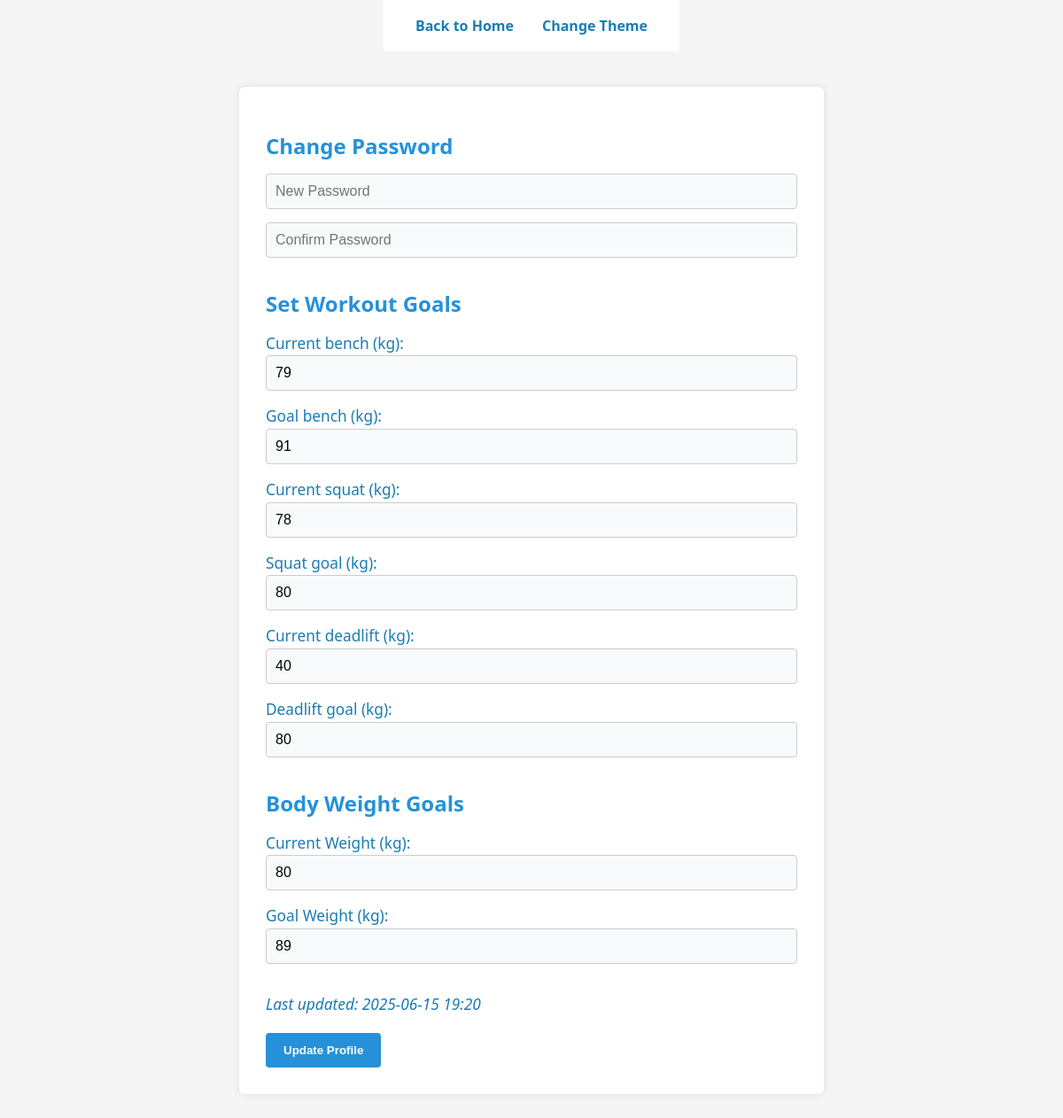
The app's page /profile_settings (signed in), older data.
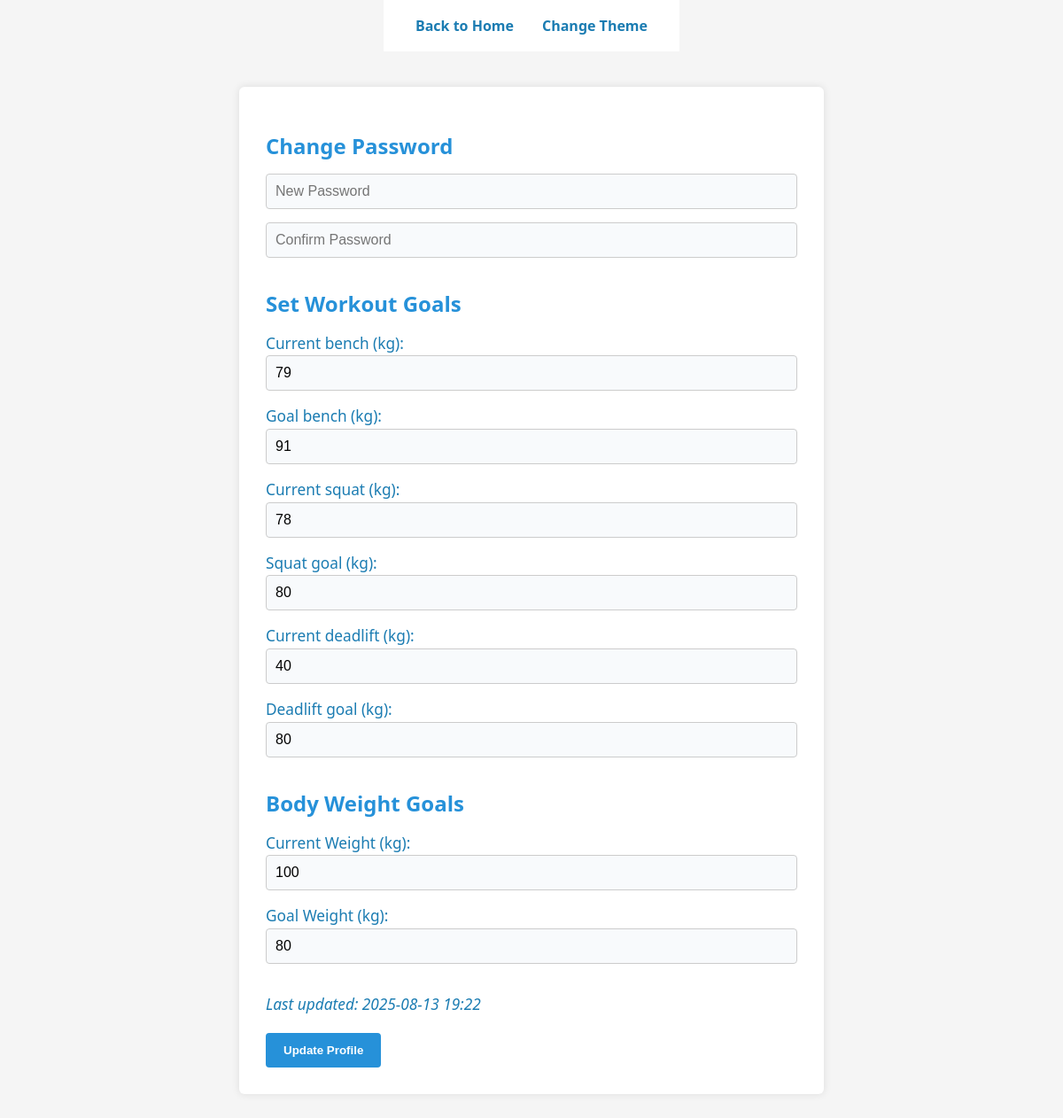
The same page, newer data.
### workout_tracker/database_models.py (models this page shows)
class User(db.Model):
    __tablename__ = 'Users Table'
    ID = db.Column(db.Integer, primary_key=True)
    Username = db.Column(db.String, unique=True, nullable=False)
    password_hash = db.Column(db.String, nullable=False)
    Join_date = db.Column(db.String)
    instructions = db.Column(db.Text)
    description = db.Column(db.Text)
    bench_goal = db.Column(db.Integer)
    squat_goal = db.Column(db.Integer)
    deadlift_goal = db.Column(db.Integer)
    bench_current = db.Column(db.Integer)
    squat_current = db.Column(db.Integer)
    deadlift_current = db.Column(db.Integer)
    recovery_phrase = db.Column(db.Text)
    weight_updated = db.Column(db.String)
    current_weight = db.Column(db.Float)
    goal_weight = db.Column(db.Float)

### workout_tracker/app.py (the view, shortened to what this page needs)
@app.route('/profile_settings', methods=['GET', 'POST'])
def profile_settings():
    if 'user_id' not in session:
        return redirect(url_for('login'))
    user = User.query.get(session['user_id'])
    return render_template('profile_settings.html', user=user)

### templates/profile_settings.html (shortened to what this page needs)
<!DOCTYPE html>
<html lang="en">
<head>
    <link rel="stylesheet" href="{{ url_for('static', filename='css/main_styles.css') }}">
</head>
<body>
<div class="top-nav">
    <div class="nav-left">
        <a href="{{ url_for('home') }}">Back to Home</a>
</div>
<div class="nav-right">
    <a href="{{ url_for('theme') }}">Change Theme</a>
</div>
</div>
<div class="container">
    <form method="POST" onsubmit="return confirmUpdate();">
        <h2>Change Password</h2>
        <input type="password" name="new_password" placeholder="New Password" maxlength="30">
        <input type="password" name="confirm_password" placeholder="Confirm Password" maxlength="30">
        <h2>Set Workout Goals</h2>
        <label>Current bench (kg):</label>
        <input type="number" name="bench_current" value="{{ user.bench_current or '' }}" min="0" max="500" placeholder="Current Bench Press (kg)">
        <label>Goal bench (kg):</label>
        <input type="number" name="bench_goal" value="{{ user.bench_goal or '' }}" min="0" max="500" placeholder="Bench Press Goal (kg)">
        <label>Current squat (kg):</label>
        <input type="number" name="squat_current" value="{{ user.squat_current or '' }}" min="0" max="500" placeholder="Current Squat (kg)">
        <label>Squat goal (kg):</label>
        <input type="number" name="squat_goal" value="{{ user.squat_goal or '' }}" min="0" max="500" placeholder="Squat Goal (kg)">
        <label>Current deadlift (kg):</label>
        <input type="number" name="deadlift_current" value="{{ user.deadlift_current or '' }}" min="0" max="500" placeholder="Current Deadlift (kg)">
        <label>Deadlift goal (kg):</label>
        <input type="number" name="deadlift_goal" value="{{ user.deadlift_goal or '' }}" min="0" max="500" placeholder="Deadlift Goal (kg)">
        <h2>Body Weight Goals</h2>
        <label>Current Weight (kg):</label>
        <input type="number" name="current_weight" step="0.1" min="0" max="500" value="{{ user.current_weight or '' }}" placeholder="Enter your current weight">
        <label>Goal Weight (kg):</label>
        <input type="number" name="goal_weight" step="0.1" min="0" max="500" value="{{ user.goal_weight or '' }}" placeholder="Enter your goal weight">
        {% if user.weight_updated %}
            <p><em>Last updated: {{ user.weight_updated }}</em></p>
        {% endif %}
        <button type="submit">Update Profile</button>
    </form>
</div>
</body>
</html>

### static/css/main_styles.css (style rules this page uses)
:root { --background-color: #f5f5f5; --foreground-color: #ffffff; --primary-color: #2691d9; --primary-hover: #1b7cb2; --text-color: #1b7cb2; --accent-color: #4e54c8; --button-gradient: linear-gradient(90deg, #4e54c8 0%, #8f94fb 100%); --button-gradient-hover: linear-gradient(90deg, #8f94fb 0%, #4e54c8 100%); }
body { background-color: var(--background-color); font-family: 'Segoe UI', Arial, sans-serif; margin: 0; min-height: 100vh; display: flex; flex-direction: column; align-items: center; justify-content: center; color: var(--text-color); }
p, label { color: var(--text-color); font-size: 1.08rem; margin-bottom: 18px; line-height: 1.6; }
input, select, textarea { width: 100%; padding: 12px 14px; margin-bottom: 22px; border: 1.5px solid #dbeafe; border-radius: 8px; font-size: 1rem; background: #f8fafc; transition: border 0.2s, box-shadow 0.2s; box-sizing: border-box; outline: none; }
.top-nav { display: flex; justify-content: space-between; align-items: center; padding: 10px 20px; background-color: var(--foreground-color); color: var(--text-color); }
.nav-left a { color: var(--text-color); text-decoration: none; font-weight: bold; }
.nav-right { display: flex; align-items: center; gap: 10px; }
.top-nav a { color: white; text-decoration: none; font-weight: bold; }
.container { max-width: 600px; background: var(--foreground-color); margin: 40px auto; padding: 30px; border-radius: 6px; box-shadow: 0 0 10px rgba(0,0,0,0.1); }
.container h2 { color: var(--primary-color); margin-bottom: 15px; }
.container input { width: 100%; padding: 10px; margin-bottom: 15px; border-radius: 4px; border: 1px solid #ccc; }
.container button { background: var(--primary-color); color: white; border: none; padding: 12px 20px; border-radius: 4px; cursor: pointer; font-weight: bold; }
.top-nav a { background-color: white; color: var(--text-color); padding: 8px 16px; text-decoration: none; border-radius: 4px; font-weight: bold; transition: background 0.3s ease, color 0.3s ease; }

Row changes from the older to the newer data that the page shows:
changed User: current_weight "80" → "100"; goal_weight "89" → "80"; weight_updated "2025-06-15 19:20" → "2025-08-13 19:22"
